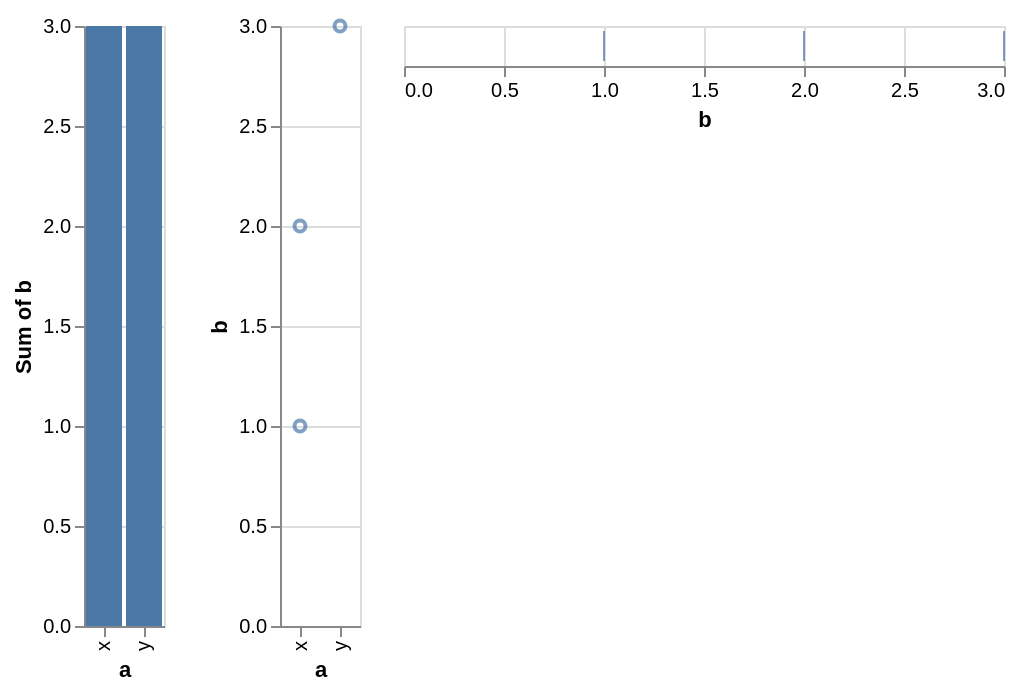

Vega-Lite specification stored for this chart:
### Vega-Lite specification from a JSON file in a GitHub repository (floating-point values rounded to 4 significant figures)
{"$schema": "https://vega.github.io/schema/vega-lite/v6.json", "data": {"values": [{"a": "x", "b": 1}, {"a": "y", "b": 3}, {"a": "x", "b": 2}]}, "hconcat": [{"data": 0, "mark": "bar", "encoding": {"x": {"field": "a", "type": "nominal"}, "y": {"aggregate": "sum", "field": "b", "type": "quantitative"}}}, {"data": null, "mark": "point", "encoding": {"x": {"field": "a", "type": "nominal"}, "y": {"field": "b", "type": "quantitative"}}}, {"data": "", "mark": "tick", "encoding": {"x": {"field": "b", "type": "quantitative"}}}]}
